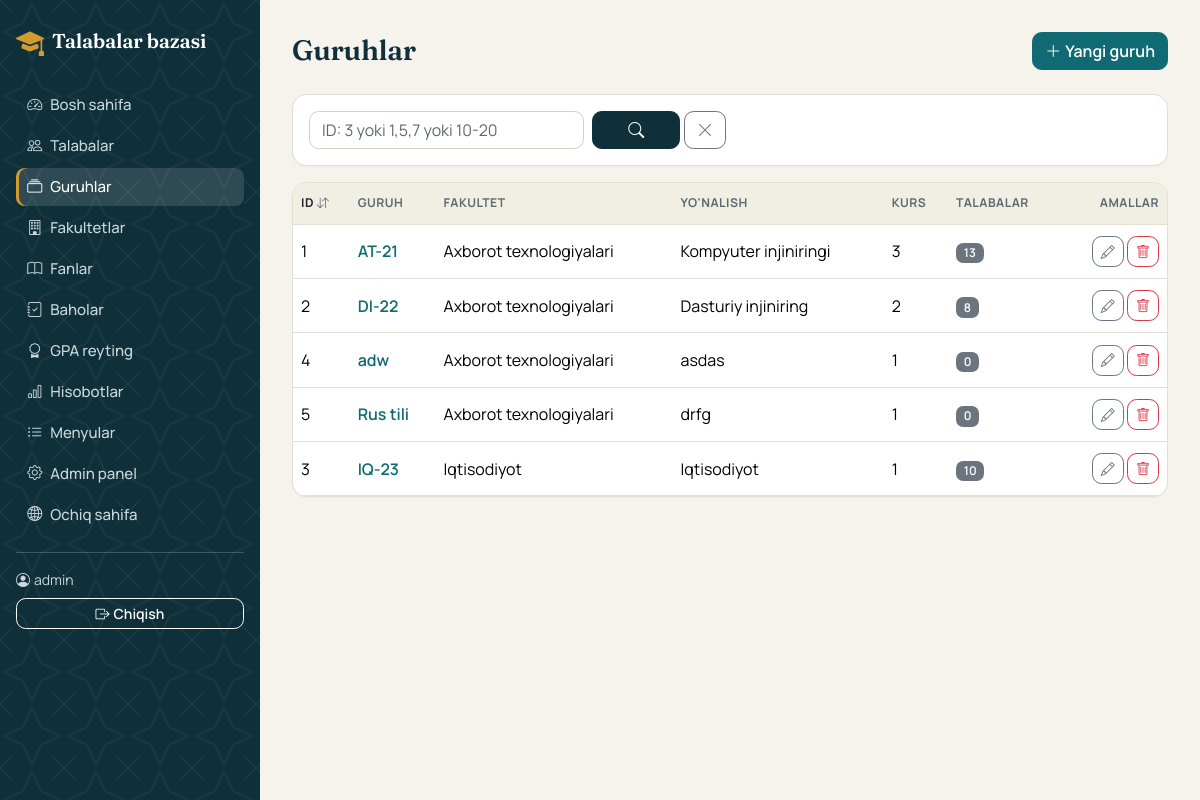
The app's page /guruhlar/ (signed in), older data.
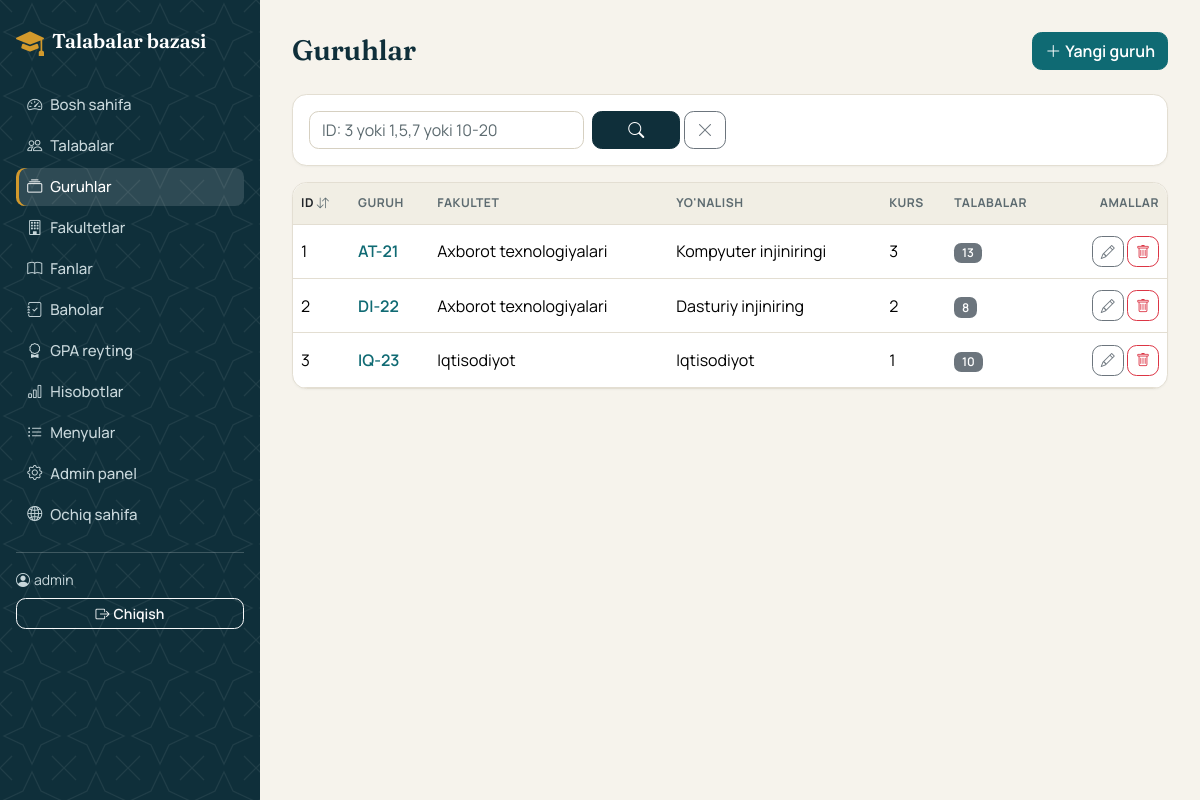
The same page, newer data.
### talabalar/models.py (models this page shows, shortened)
class Guruh(models.Model):
    nomi = models.CharField("Guruh nomi", max_length=50, unique=True)
    fakultet = models.ForeignKey(Fakultet, on_delete=models.PROTECT, related_name="guruhlar", verbose_name="Fakultet")
    yonalish = models.CharField("Yo'nalish", max_length=150)
    kurs = models.PositiveSmallIntegerField(
        "Kurs", validators=[MinValueValidator(1), MaxValueValidator(6)], default=1
    )
    class Meta:
        verbose_name = "Guruh"
        verbose_name_plural = "Guruhlar"
        ordering = ["nomi"]

class Fakultet(models.Model):
    nomi = models.CharField("Nomi", max_length=150, unique=True)
    dekan = models.CharField("Dekan", max_length=150, blank=True)
    telefon = models.CharField("Telefon", max_length=20, blank=True)
    class Meta:
        verbose_name = "Fakultet"
        verbose_name_plural = "Fakultetlar"
        ordering = ["nomi"]
    def __str__(self):
        return self.nomi

### talabalar/views.py (the view)
# urls.py: path("guruhlar/", views.GuruhList.as_view(), name="guruh_list"),
class GuruhList(IdRoyxatMixin, ListView):
    template_name = "talabalar/guruh_list.html"
    queryset = Guruh.objects.select_related("fakultet").annotate(soni=Count("talabalar"))

### talabalar/context_processors.py (called while the page is built)
def menyular(request):
    return {"menyular": Menyu.objects.all(), "vaqtinchalik_baza": settings.VERCEL}

### talabalar/views.py (called while the page is built)
    def get_queryset(self):
        qs = super().get_queryset()
        g = self.request.GET
        if matn := g.get("id", "").strip():
            shart = id_sharti(matn)
            if shart is None:
                messages.error(self.request, "ID noto'g'ri kiritildi. Namuna: 3 yoki 1,5,7 yoki 10-20")
                return qs.none()
            qs = qs.filter(shart)
        if g.get("tartib") in ("id", "-id"):
            qs = qs.order_by(g["tartib"])
        return qs

    def get_context_data(self, **kwargs):
        ctx = super().get_context_data(**kwargs)
        params = self.request.GET.copy()
        params.pop("page", None)
        querystring = params.urlencode()
        params.pop("tartib", None)
        ctx.update(
            filtr=self.request.GET,
            querystring=querystring,
            tartibsiz_querystring=params.urlencode(),
            keyingi_tartib="-id" if self.request.GET.get("tartib") == "id" else "id",
        )
        return ctx

### talabalar/templates/talabalar/guruh_list.html
{% extends "talabalar/base.html" %}
{% block content %}
<div class="d-flex flex-wrap gap-2 justify-content-between align-items-center mb-4">
  <h3 class="mb-0">Guruhlar</h3>
  <a href="{% url 'guruh_create' %}" class="btn btn-primary"><i class="bi bi-plus-lg me-1"></i>Yangi guruh</a>
</div>
{% include "talabalar/_id_filtr.html" %}
<div class="card"><div class="table-responsive">
  <table class="table table-hover align-middle mb-0">
    <thead class="table-light"><tr>{% include "talabalar/_id_sarlavha.html" %}<th>Guruh</th><th>Fakultet</th><th>Yo'nalish</th><th>Kurs</th><th>Talabalar</th><th class="text-end">Amallar</th></tr></thead>
    <tbody>
    {% for g in object_list %}
      <tr>
        <td>{{ g.pk }}</td>
        <td class="fw-semibold"><a href="{% url 'talaba_list' %}?guruh={{ g.pk }}" class="text-decoration-none">{{ g.nomi }}</a></td>
        <td>{{ g.fakultet }}</td><td>{{ g.yonalish }}</td><td>{{ g.kurs }}</td>
        <td><span class="badge text-bg-secondary">{{ g.soni }}</span></td>
        <td class="text-end text-nowrap">
          <a href="{% url 'guruh_update' g.pk %}" class="btn btn-sm btn-outline-secondary" title="Tahrirlash" aria-label="Tahrirlash"><i class="bi bi-pencil"></i></a>
          <a href="{% url 'guruh_delete' g.pk %}" class="btn btn-sm btn-outline-danger" title="O'chirish" aria-label="O'chirish"><i class="bi bi-trash"></i></a>
        </td>
      </tr>
    {% empty %}<tr><td colspan="7" class="text-center text-muted py-4">Guruhlar yo'q</td></tr>{% endfor %}
    </tbody>
  </table>
</div></div>
{% endblock %}

Row changes from the older to the newer data that the page shows:
removed Guruh: pk "4", nomi "adw", fakultet "Axborot texnologiyalari", yonalish "asdas", kurs "1", soni "0"
removed Guruh: pk "5", nomi "Rus tili", fakultet "Axborot texnologiyalari", yonalish "drfg", kurs "1", soni "0"
